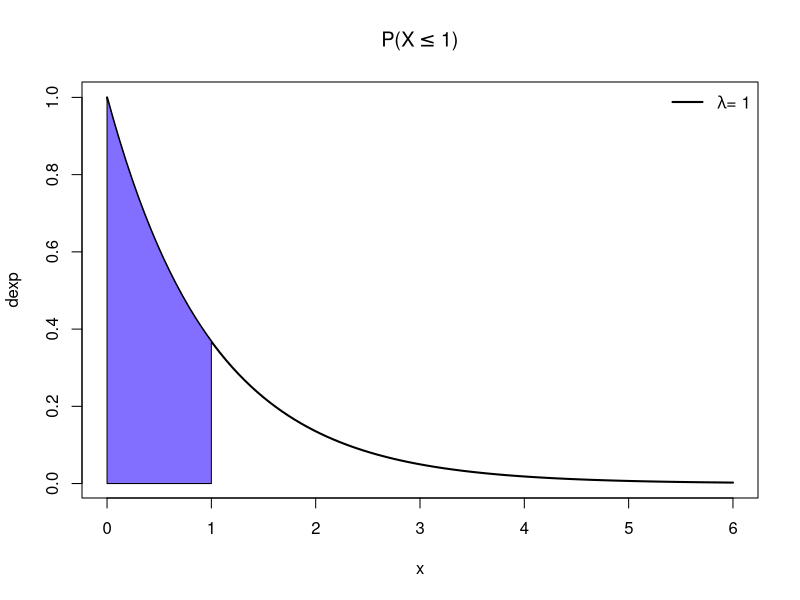
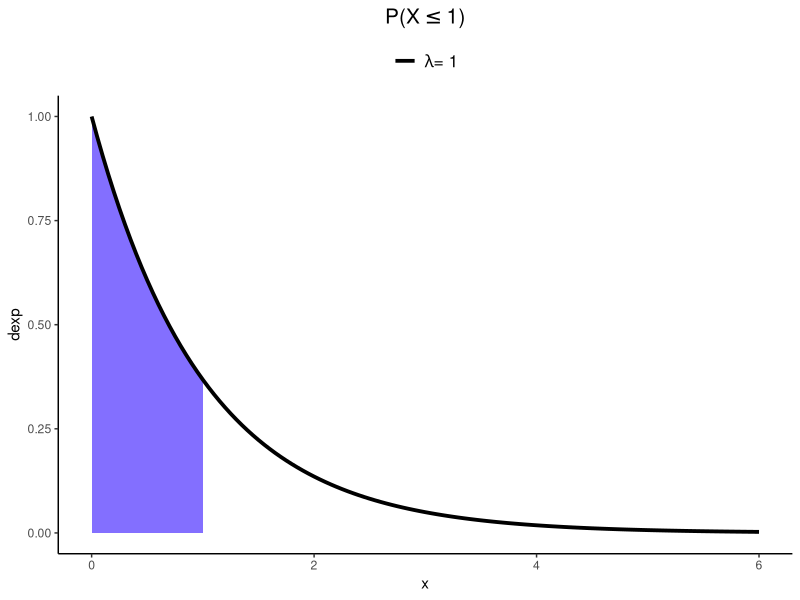
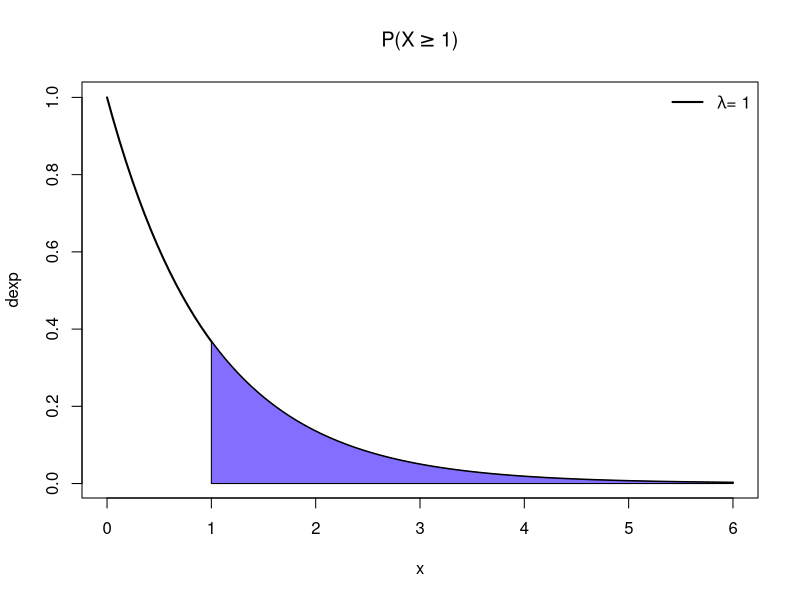
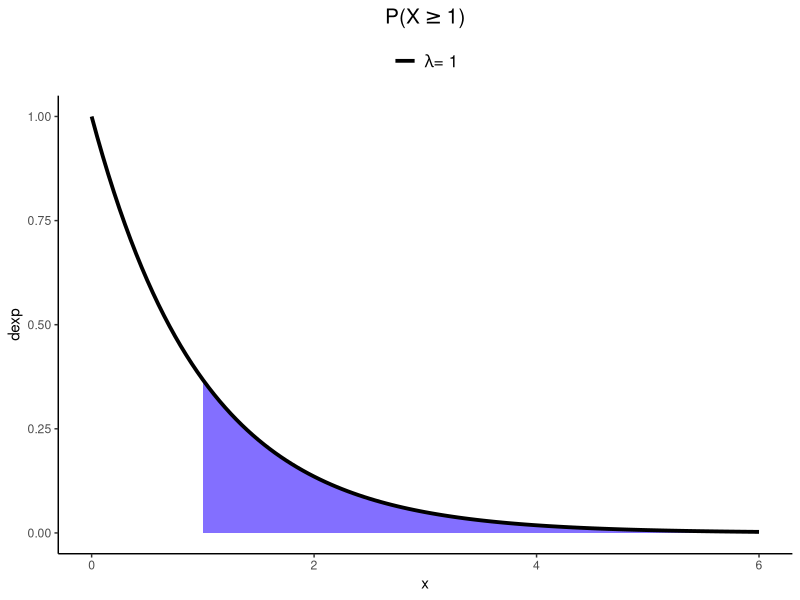
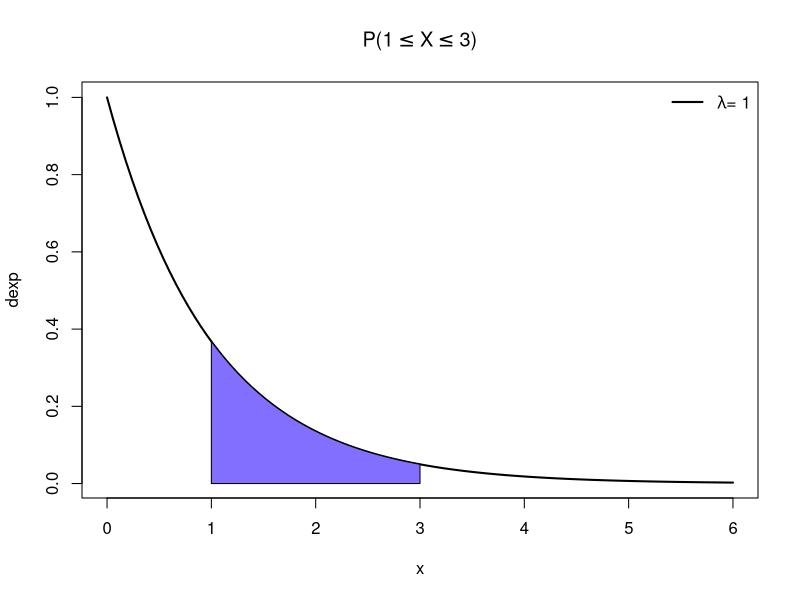
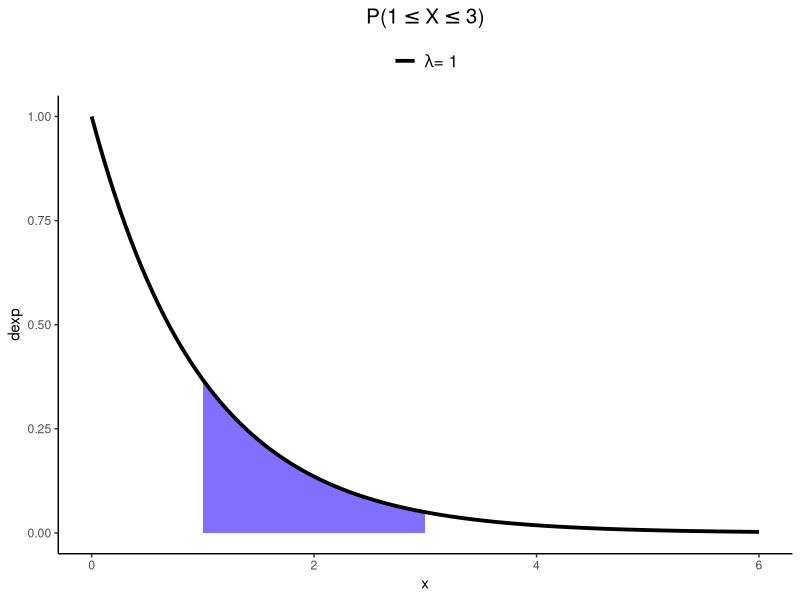
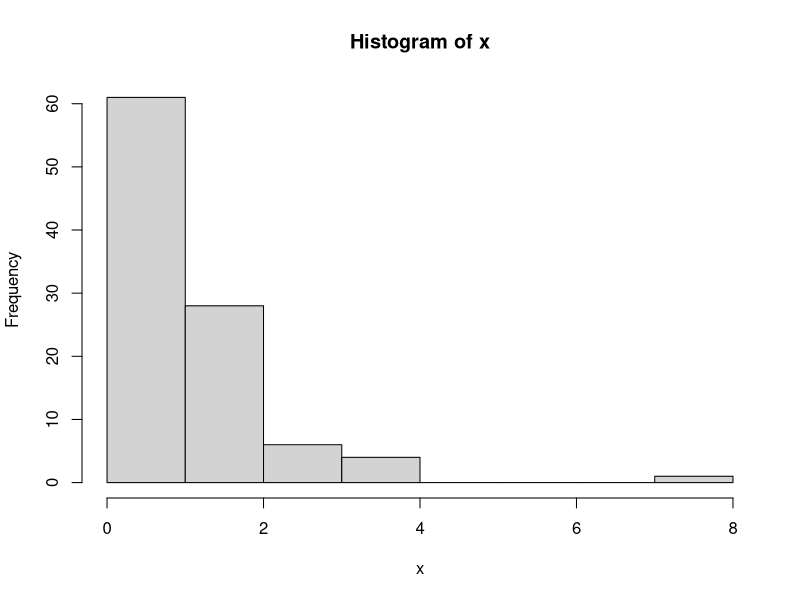
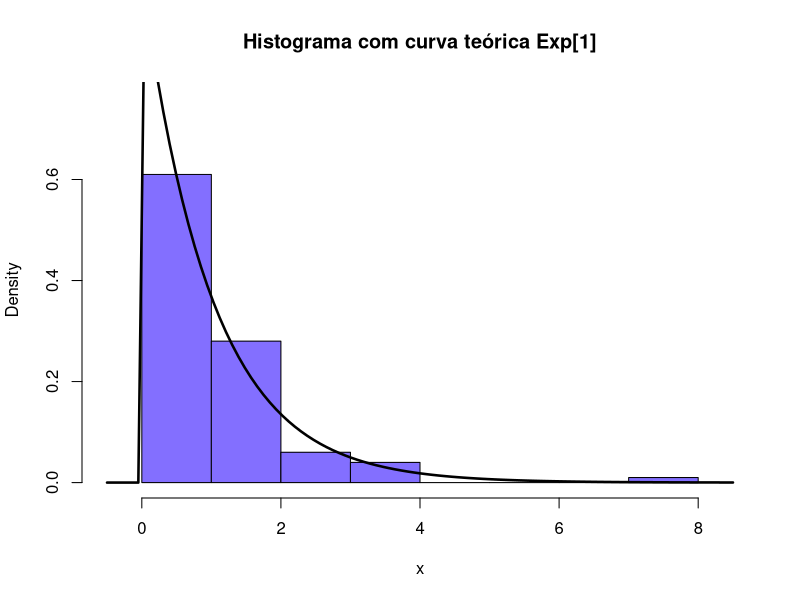

The R script that drew these images, in order:
## ---- chunk 1
knitr::opts_chunk$set(echo = TRUE)
## ---- chunk 2
library(ggplot2)
## ---- chunk 3
quantil = 1
## ---- chunk 4
cat('f(1, 1) = ', dexp(quantil))
## ---- chunk 5
plot(dexp, 0, 6, lwd = 2, main = expression(paste('P(X', phantom()<= 1, ')')))
polygon(x = c(0, seq(0, quantil, by = 0.05), quantil), y = c(0, dexp(seq(0, quantil, by = 0.05)), 0), col = 'SlateBlue1')
legend("topright", legend = c(expression(paste(lambda, '= 1'))), 
       lty=1, col=c('black'), lwd=2, bty="n")
## ---- chunk 6
cat('P(X <= 1) = ', pexp(quantil))
## ---- chunk 7
x.values = data.frame(x = seq(0, 6, by = 0.05))
## ---- chunk 8
ggplot(data = x.values, aes(x = x)) +
  geom_polygon(data = data.frame(x.p = c(min(x.values), seq(min(x.values), quantil, by = 0.05), quantil),
                                 y.p = c(0, dexp(seq(min(x.values), quantil, by = 0.05)), 0)), 
               aes(x = x.p, y = y.p), 
               fill = 'SlateBlue1') +
  geom_line(aes(y = dexp(x), color = 'black'), size = 1.3) +
  labs(title = expression(paste('P(X', phantom()<= 1, ')')), y = 'dexp') +
  scale_color_manual(name = NULL, values=c('black'),
                     labels = c(expression(paste(lambda, '= 1')))) +
  theme_classic() +
  theme(legend.position = 'top', legend.text = element_text(size = 12), 
        plot.title = element_text(hjust = 0.5, size = 15, face = 'bold'))
## ---- chunk 9
plot(dexp, 0, 6, lwd = 2, main = expression(paste('P(X', phantom()>= 1, ')')))
polygon(x = c(quantil, seq(quantil, 6, by = 0.05), 6), y = c(0, dexp(seq(quantil, 6, by = 0.05)), 0), col = 'SlateBlue1')
legend("topright", legend = c(expression(paste(lambda, '= 1'))), 
       lty=1, col=c('black'), lwd=2, bty="n")
## ---- chunk 10
cat('P(X >= 1) = ', pexp(quantil, lower.tail = FALSE))
## ---- chunk 11
ggplot(data = x.values, aes(x = x)) +
  geom_polygon(data = data.frame(x.p = c(quantil, seq(quantil, max(x.values), by = 0.05), max(x.values)),
                                 y.p = c(0, dexp(seq(quantil, max(x.values), by = 0.05)), 0)), 
               aes(x = x.p, y = y.p), 
               fill = 'SlateBlue1') +
  geom_line(aes(y = dexp(x), color = 'black'), size = 1.3) +
  labs(title = expression(paste('P(X', phantom()>= 1, ')')), y = 'dexp') +
  scale_color_manual(name = NULL, values=c('black'),
                     labels = c(expression(paste(lambda, '= 1')))) +
  theme_classic() +
  theme(legend.position = 'top', legend.text = element_text(size = 12), 
        plot.title = element_text(hjust = 0.5, size = 15, face = 'bold'))
## ---- chunk 12
plot(dexp, 0, 6, lwd = 2, main = expression(paste('P(', 1 <= X,
                       phantom()<= 3, ')')), ylab = 'dexp')
polygon(x = c(quantil, seq(quantil, 3, by = 0.05), 3), y = c(0, dexp(seq(quantil, 3, by = 0.05)), 0), col = 'SlateBlue1')
legend("topright", legend = c(expression(paste(lambda, '= 1'))), 
       lty=1, col=c('black'), lwd=2, bty="n")
## ---- chunk 13
cat('P(1 <= X <= 3) = ', pexp(quantil) - pexp(3))
## ---- chunk 14
ggplot(data = x.values, aes(x = x)) +
  geom_polygon(data = data.frame(x.p = c(quantil, seq(quantil, 3, by = 0.05), 3),
                                 y.p = c(0, dexp(seq(quantil, 3, by = 0.05)), 0)), 
               aes(x = x.p, y = y.p), 
               fill = 'SlateBlue1') +
  geom_line(aes(y = dexp(x), color = 'black'), size = 1.3) +
  labs(title = expression(paste('P(', 1 <= X,
                       phantom()<= 3, ')')), y = 'dexp') +
  scale_color_manual(name = NULL, values=c('black'),
                     labels = c(expression(paste(lambda, '= 1')))) +
  theme_classic() +
  theme(legend.position = 'top', legend.text = element_text(size = 12), 
        plot.title = element_text(hjust = 0.5, size = 15, face = 'bold'))
## ---- chunk 15
cat('P(X <= x) = 0.95\n', 'x = ', qexp(0.95))
## ---- chunk 16
x = rexp(100)
## ---- chunk 17
y = hist(x)
lim.y = c(0, max(y$density) + max(y$density)/4)
lim.x = c(min(y$breaks) - 0.5, max(y$breaks) + 0.5)
## ---- chunk 18
hist(x, probability = TRUE, main = "Histograma com curva teórica Exp[1]", col = "SlateBlue1", xlim = lim.x, ylim = lim.y) 
curve(dexp(x), add=T, lwd = 2.5)

hist(x, freq = F, main = "Gráfico de densidade estimada", col = "SlateBlue1", xlim = lim.x, ylim  = lim.y)
lines(density(x), lwd = 2.5)
## ---- chunk 19
x = as.data.frame(x)
ggplot(x, aes(x = x, y = after_stat(density))) +
  geom_histogram(fill = 'SlateBlue1', color = 'black', breaks = y$breaks) +
  geom_line(aes(y = dexp(x)), size = 1.5) +
  labs(title = expression(paste('Histograma com curva teórica Exp[1]'))) +
  theme_classic() +
    scale_x_continuous(limits = lim.x) +
  scale_y_continuous(limits = lim.y) +
  theme(plot.title = element_text(hjust = 0.5, size = 15, face = 'bold'))

ggplot(x, aes(x = x, y = after_stat(density))) +
  geom_histogram(fill = 'SlateBlue1', color = 'black', breaks = y$breaks) +
  geom_density(size = 1.5) +
  labs(title = "Gráfico de densidade estimada") +
  theme_classic() +
    scale_x_continuous(limits = lim.x) +
  scale_y_continuous(limits = lim.y) +
  theme(plot.title = element_text(hjust = 0.5, size = 15, face = 'bold'))
